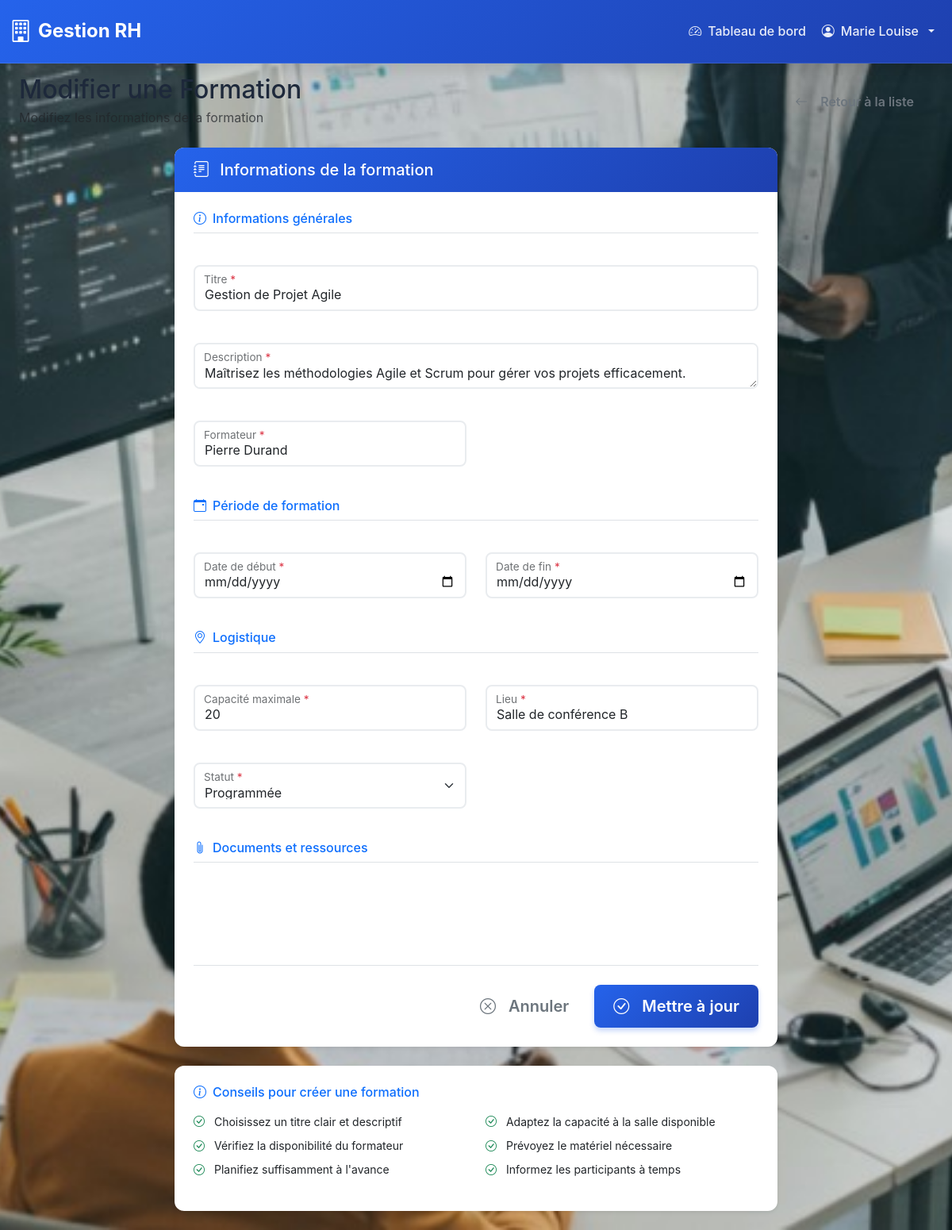
/formations/2/modifier/ (signed in), run on the app's committed database.
### rh_app/models.py (models this page shows, shortened)
class Employe(models.Model):
    ROLE_CHOICES = [
        ('RH', 'Responsable RH'),
        ('EMPLOYE', 'Employé'),
    ]
    STATUT_CHOICES = [
        ('ACTIF', 'Actif'),
        ('INACTIF', 'Inactif'),
        ('CONGE', 'En congé'),
    ]
    user = models.OneToOneField(User, on_delete=models.CASCADE, related_name='employe')
    matricule = models.CharField(max_length=20, unique=True, verbose_name='Matricule')
    role = models.CharField(max_length=10, choices=ROLE_CHOICES, default='EMPLOYE', verbose_name='Rôle')
    nom = models.CharField(max_length=100, verbose_name='Nom')
    prenom = models.CharField(max_length=100, verbose_name='Prénom')
    email = models.EmailField(unique=True, verbose_name='Email')
    telephone = models.CharField(max_length=20, verbose_name='Téléphone')
    adresse = models.TextField(verbose_name='Adresse')
    date_naissance = models.DateField(verbose_name='Date de naissance')
    date_embauche = models.DateField(verbose_name="Date d'embauche")
    poste = models.CharField(max_length=100, verbose_name='Poste')
    departement = models.ForeignKey(Departement, on_delete=models.SET_NULL, null=True, blank=True,
                                   related_name='employes', verbose_name='Département')
    statut = models.CharField(max_length=10, choices=STATUT_CHOICES, default='ACTIF', verbose_name='Statut')
    photo = models.ImageField(upload_to='employes/', blank=True, null=True, verbose_name='Photo')
    class Meta:
        verbose_name = 'Employé'
        verbose_name_plural = 'Employés'
        ordering = ['nom', 'prenom']
    def get_full_name(self):
        return f"{self.prenom} {self.nom}"

class Formation(models.Model):
    STATUT_CHOICES = [
        ('PROGRAMMEE', 'Programmée'),
        ('EN_COURS', 'En cours'),
        ('TERMINEE', 'Terminée'),
        ('ANNULEE', 'Annulée'),
    ]
    titre = models.CharField(max_length=200, verbose_name='Titre')
    description = models.TextField(verbose_name='Description')
    date_debut = models.DateField(verbose_name='Date de début')
    date_fin = models.DateField(verbose_name='Date de fin')
    lieu = models.CharField(max_length=200, verbose_name='Lieu')
    formateur = models.CharField(max_length=100, verbose_name='Formateur')
    capacite = models.IntegerField(verbose_name='Capacité maximale', validators=[MinValueValidator(1)])
    statut = models.CharField(max_length=15, choices=STATUT_CHOICES, default='PROGRAMMEE', verbose_name='Statut')
    date_creation = models.DateTimeField(auto_now_add=True, verbose_name='Date de création')
    class Meta:
        verbose_name = 'Formation'
        verbose_name_plural = 'Formations'
        ordering = ['-date_debut']

### rh_app/views.py (the view)
# urls.py: path('formations/<int:pk>/modifier/', views.modifier_formation, name='modifier_formation'),
@login_required
def modifier_formation(request, pk):
    employe = request.user.employe
    if employe.role != 'RH':
        messages.error(request, 'Accès non autorisé.')
        return redirect('dashboard')
    formation = get_object_or_404(Formation, pk=pk)
    if request.method == 'POST':
        form = FormationForm(request.POST, instance=formation)
        if form.is_valid():
            form.save()
            messages.success(request, f'Formation "{formation.titre}" modifiée avec succès.')
            return redirect('liste_formations')
    else:
        form = FormationForm(instance=formation)
    return render(request, 'rh_app/formations/form.html', {'form': form, 'action': 'Modifier'})

### rh_app/templates/rh_app/formations/form.html (shortened to what this page needs)
{% extends 'base.html' %}
{% load static %}
{% block content %}
<div class="container-fluid py-4">
    <div class="row mb-4">
        <div class="col-12">
            <div class="d-flex justify-content-between align-items-center">
                <div>
                    <h1 class="h2 mb-1">{{ action }} une Formation</h1>
                    <p class="text-muted mb-0">
                        {% if action == 'Ajouter' %}
                        Créez une nouvelle formation pour vos collaborateurs
                        {% else %}
                        Modifiez les informations de la formation
                        {% endif %}
                    </p>
                </div>
                <a href="{% url 'liste_formations' %}" class="btn btn-outline-secondary">
                    <i class="bi bi-arrow-left me-2"></i>Retour à la liste
                </a>
            </div>
        </div>
    </div>
    <div class="row justify-content-center">
        <div class="col-lg-10 col-xl-8">
            <div class="card shadow-sm">
                <div class="card-header bg-light py-3">
                    <h5 class="card-title mb-0">
                        <i class="bi bi-journal-text me-2"></i>
                        Informations de la formation
                    </h5>
                </div>
                <div class="card-body">
                    <form method="post" enctype="multipart/form-data" novalidate>
                        <div class="row g-4">
                            <div class="col-12">
                                <h6 class="text-primary mb-3 border-bottom pb-2">
                                    <i class="bi bi-info-circle me-2"></i>Informations générales
                                </h6>
                            </div>
                            <div class="col-md-12">
                                <div class="form-floating">
                                    {{ form.titre }}
                                    <label for="{{ form.titre.id_for_label }}">
                                        {% if form.titre.field.required %}<span class="text-danger">*</span>{% endif %}
                                    </label>
                                </div>
                            </div>
                            <div class="col-md-12">
                                <div class="form-floating">
                                    {{ form.description }}
                                    <label for="{{ form.description.id_for_label }}">
                                        {% if form.description.field.required %}<span class="text-danger">*</span>{% endif %}
                                    </label>
                                </div>
                            </div>
                            <div class="col-md-6">
                                <div class="form-floating">
                                    {{ form.formateur }}
                                    <label for="{{ form.formateur.id_for_label }}">
                                        {% if form.formateur.field.required %}<span class="text-danger">*</span>{% endif %}
                                    </label>
                                </div>
                            </div>
                            <div class="col-md-6">
                                <div class="form-floating">
                                    <label for="{{ form.domaine.id_for_label }}">
                                    </label>
                                </div>
                            </div>
                            <div class="col-12 mt-4">
                                <h6 class="text-primary mb-3 border-bottom pb-2">
                                    <i class="bi bi-calendar-event me-2"></i>Période de formation
                                </h6>
                            </div>
                            <div class="col-md-6">
                                <div class="form-floating">
                                    {{ form.date_debut }}
                                    <label for="{{ form.date_debut.id_for_label }}">
                                        {% if form.date_debut.field.required %}<span class="text-danger">*</span>{% endif %}
                                    </label>
                                </div>
                            </div>
                            <div class="col-md-6">
                                <div class="form-floating">
                                    {{ form.date_fin }}
                                    <label for="{{ form.date_fin.id_for_label }}">
                                        {% if form.date_fin.field.required %}<span class="text-danger">*</span>{% endif %}
                                    </label>
                                </div>
                            </div>
                            <div class="col-12 mt-4">
                                <h6 class="text-primary mb-3 border-bottom pb-2">
                                    <i class="bi bi-geo-alt me-2"></i>Logistique
                                </h6>
                            </div>
                            <div class="col-md-6">
                                <div class="form-floating">
                                    {{ form.capacite }}
                                    <label for="{{ form.capacite.id_for_label }}">
                                        {% if form.capacite.field.required %}<span class="text-danger">*</span>{% endif %}
                                    </label>
                                </div>
                            </div>
                            <div class="col-md-6">
                                <div class="form-floating">
                                    {{ form.lieu }}
                                    <label for="{{ form.lieu.id_for_label }}">
                                        {% if form.lieu.field.required %}<span class="text-danger">*</span>{% endif %}
                                    </label>
                                </div>
                            </div>
                            <div class="col-md-6">
                                <div class="form-floating">
                                    {{ form.statut }}
                                    <label for="{{ form.statut.id_for_label }}">
                                        {% if form.statut.field.required %}<span class="text-danger">*</span>{% endif %}
                                    </label>
                                </div>
                            </div>
                            <div class="col-md-6">
                                <div class="form-floating">
                                    <label for="{{ form.cout.id_for_label }}">
                                    </label>
                                </div>
                            </div>
                            <div class="col-12 mt-4">
                                <h6 class="text-primary mb-3 border-bottom pb-2">
                                    <i class="bi bi-paperclip me-2"></i>Documents et ressources
                                </h6>
                            </div>
                            <div class="col-md-12">
                                <div class="mb-3">
                                </div>
                            </div>
                        </div>
                        <div class="row mt-5">
                            <div class="col-12">
                                <div class="d-flex gap-2 justify-content-end border-top pt-4">
                                    <a href="{% url 'liste_formations' %}" class="btn btn-lg btn-outline-secondary">
                                        <i class="bi bi-x-circle me-2"></i>Annuler
                                    </a>
                                    <button type="submit" class="btn btn-lg btn-primary">
                                        <i class="bi bi-check-circle me-2"></i>
                                        {% if action == 'Ajouter' %}
                                        Créer la formation
                                        {% else %}
                                        Mettre à jour
                                        {% endif %}
                                    </button>
                                </div>
                            </div>
                        </div>
                    </form>
                </div>
            </div>
            <div class="card shadow-sm mt-4">
                <div class="card-body">
                    <h6 class="text-primary mb-3">
                        <i class="bi bi-info-circle me-2"></i>Conseils pour créer une formation
                    </h6>
                    <div class="row">
                        <div class="col-md-6">
                            <ul class="list-unstyled small">
                                <li class="mb-2">
                                    <i class="bi bi-check-circle text-success me-2"></i>
                                    Choisissez un titre clair et descriptif
                                </li>
                                <li class="mb-2">
                                    <i class="bi bi-check-circle text-success me-2"></i>
                                    Vérifiez la disponibilité du formateur
                                </li>
                                <li class="mb-2">
                                    <i class="bi bi-check-circle text-success me-2"></i>
                                    Planifiez suffisamment à l'avance
                                </li>
                            </ul>
                        </div>
                        <div class="col-md-6">
                            <ul class="list-unstyled small">
                                <li class="mb-2">
                                    <i class="bi bi-check-circle text-success me-2"></i>
                                    Adaptez la capacité à la salle disponible
                                </li>
                                <li class="mb-2">
                                    <i class="bi bi-check-circle text-success me-2"></i>
                                    Prévoyez le matériel nécessaire
                                </li>
                                <li class="mb-2">
                                    <i class="bi bi-check-circle text-success me-2"></i>
                                    Informez les participants à temps
                                </li>
                            </ul>
                        </div>
                    </div>
                </div>
            </div>
        </div>
    </div>
</div>
{% endblock %}

### rh_app/templates/base.html (shortened to what this page needs)
<!DOCTYPE html>
{% load static %}
<html lang="fr">
<head>
    <link href="https://cdn.jsdelivr.net/npm/bootstrap@5.3.0/dist/css/bootstrap.min.css" rel="stylesheet">
    <link rel="stylesheet" href="https://cdn.jsdelivr.net/npm/bootstrap-icons@1.10.0/font/bootstrap-icons.css">
</head>
<body>
    {% if user.is_authenticated %}
    <nav class="navbar navbar-expand-lg navbar-dark navbar-custom">
        <div class="container-fluid">
            <a class="navbar-brand" href="{% url 'accueil' %}">
                <i class="bi bi-building"></i> Gestion RH
            </a>
            <div class="collapse navbar-collapse" id="navbarNav">
                <ul class="navbar-nav ms-auto">
                    <li class="nav-item">
                        <a class="nav-link" href="{% url 'dashboard' %}">
                            <i class="bi bi-speedometer2"></i> Tableau de bord
                        </a>
                    </li>
                    <li class="nav-item dropdown">
                        <a class="nav-link dropdown-toggle" href="#" role="button" data-bs-toggle="dropdown">
                            <i class="bi bi-person-circle"></i> {{ user.employe.get_full_name }}
                        </a>
                    </li>
                </ul>
            </div>
        </div>
    </nav>
    {% endif %}
    <div class="container-fluid fade-in">
        {% block content %}{% endblock %}
    </div>
</body>
</html>

### data on the page
Formation: titre "Gestion de Projet Agile", description "Maîtrisez les méthodologies Agile et Scrum pour gérer vos projets efficacement.", formateur "Pierre Durand", capacite "20", lieu "Salle de conférence B", statut "Programmée"

### other printed values
{{ user.employe.get_full_name }} "Marie Louise"
{{ action }} "Modifier"
